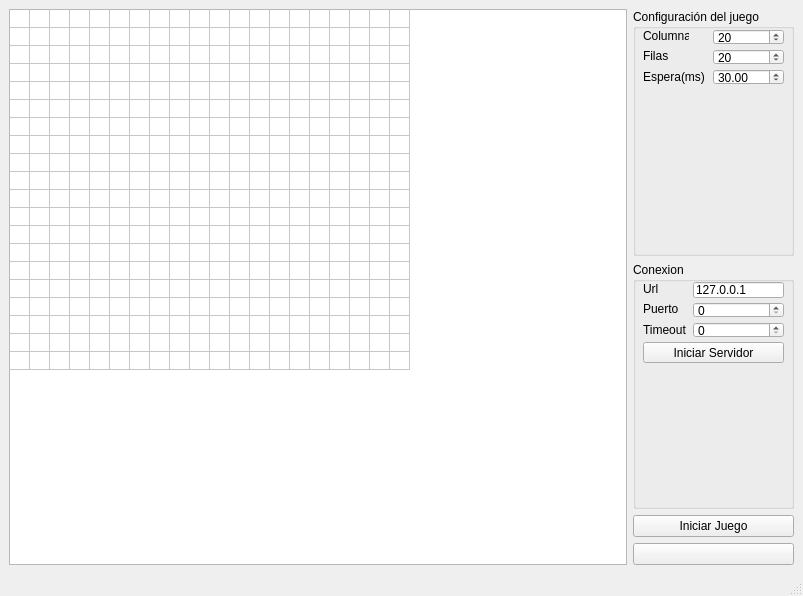
<?xml version="1.0" encoding="UTF-8"?>
<ui version="4.0">
 <class>MainWindow</class>
 <widget class="QMainWindow" name="MainWindow">
  <property name="geometry">
   <rect>
    <x>0</x>
    <y>0</y>
    <width>803</width>
    <height>596</height>
   </rect>
  </property>
  <property name="windowTitle">
   <string>servidor</string>
  </property>
  <widget class="QWidget" name="centralwidget">
   <layout class="QGridLayout" name="gridLayout">
    <item row="0" column="0" rowspan="4">
     <widget class="QTableWidget" name="tableWidget">
      <property name="enabled">
       <bool>true</bool>
      </property>
      <property name="minimumSize">
       <size>
        <width>350</width>
        <height>350</height>
       </size>
      </property>
      <property name="mouseTracking">
       <bool>false</bool>
      </property>
      <property name="autoFillBackground">
       <bool>false</bool>
      </property>
      <property name="tabKeyNavigation">
       <bool>false</bool>
      </property>
      <property name="rowCount">
       <number>20</number>
      </property>
      <property name="columnCount">
       <number>20</number>
      </property>
      <attribute name="horizontalHeaderVisible">
       <bool>false</bool>
      </attribute>
      <attribute name="horizontalHeaderDefaultSectionSize">
       <number>10</number>
      </attribute>
      <attribute name="horizontalHeaderHighlightSections">
       <bool>true</bool>
      </attribute>
      <attribute name="horizontalHeaderMinimumSectionSize">
       <number>1</number>
      </attribute>
      <attribute name="verticalHeaderVisible">
       <bool>false</bool>
      </attribute>
      <attribute name="verticalHeaderDefaultSectionSize">
       <number>10</number>
      </attribute>
      <attribute name="verticalHeaderHighlightSections">
       <bool>false</bool>
      </attribute>
      <attribute name="verticalHeaderMinimumSectionSize">
       <number>1</number>
      </attribute>
      <row/>
      <row/>
      <row/>
      <row/>
      <row/>
      <row/>
      <row/>
      <row/>
      <row/>
      <row/>
      <row/>
      <row/>
      <row/>
      <row/>
      <row/>
      <row/>
      <row/>
      <row/>
      <row/>
      <row/>
      <column/>
      <column/>
      <column/>
      <column/>
      <column/>
      <column/>
      <column/>
      <column/>
      <column/>
      <column/>
      <column/>
      <column/>
      <column/>
      <column/>
      <column/>
      <column/>
      <column/>
      <column/>
      <column/>
      <column/>
     </widget>
    </item>
    <item row="0" column="1">
     <widget class="QGroupBox" name="groupBox">
      <property name="minimumSize">
       <size>
        <width>161</width>
        <height>91</height>
       </size>
      </property>
      <property name="title">
       <string>Configuración del juego</string>
      </property>
      <widget class="QLabel" name="label">
       <property name="geometry">
        <rect>
         <x>10</x>
         <y>20</y>
         <width>46</width>
         <height>13</height>
        </rect>
       </property>
       <property name="text">
        <string>Columnas</string>
       </property>
      </widget>
      <widget class="QLabel" name="label_2">
       <property name="geometry">
        <rect>
         <x>10</x>
         <y>40</y>
         <width>46</width>
         <height>13</height>
        </rect>
       </property>
       <property name="text">
        <string>Filas</string>
       </property>
      </widget>
      <widget class="QLabel" name="label_3">
       <property name="geometry">
        <rect>
         <x>10</x>
         <y>60</y>
         <width>61</width>
         <height>16</height>
        </rect>
       </property>
       <property name="text">
        <string>Espera(ms)</string>
       </property>
      </widget>
      <widget class="QSpinBox" name="spinBox">
       <property name="geometry">
        <rect>
         <x>80</x>
         <y>20</y>
         <width>71</width>
         <height>16</height>
        </rect>
       </property>
       <property name="value">
        <number>20</number>
       </property>
      </widget>
      <widget class="QSpinBox" name="spinBox_2">
       <property name="geometry">
        <rect>
         <x>80</x>
         <y>40</y>
         <width>71</width>
         <height>16</height>
        </rect>
       </property>
       <property name="value">
        <number>20</number>
       </property>
      </widget>
      <widget class="QDoubleSpinBox" name="doubleSpinBox">
       <property name="geometry">
        <rect>
         <x>80</x>
         <y>60</y>
         <width>71</width>
         <height>16</height>
        </rect>
       </property>
       <property name="prefix">
        <string/>
       </property>
       <property name="suffix">
        <string/>
       </property>
       <property name="singleStep">
        <double>0.100000000000000</double>
       </property>
       <property name="value">
        <double>30.000000000000000</double>
       </property>
      </widget>
     </widget>
    </item>
    <item row="1" column="1">
     <widget class="QGroupBox" name="groupBox_2">
      <property name="minimumSize">
       <size>
        <width>161</width>
        <height>111</height>
       </size>
      </property>
      <property name="title">
       <string>Conexion</string>
      </property>
      <widget class="QLabel" name="label_4">
       <property name="geometry">
        <rect>
         <x>10</x>
         <y>20</y>
         <width>46</width>
         <height>13</height>
        </rect>
       </property>
       <property name="text">
        <string>Url</string>
       </property>
      </widget>
      <widget class="QLabel" name="label_5">
       <property name="geometry">
        <rect>
         <x>10</x>
         <y>40</y>
         <width>46</width>
         <height>13</height>
        </rect>
       </property>
       <property name="text">
        <string>Puerto</string>
       </property>
      </widget>
      <widget class="QLabel" name="label_6">
       <property name="geometry">
        <rect>
         <x>10</x>
         <y>60</y>
         <width>61</width>
         <height>16</height>
        </rect>
       </property>
       <property name="text">
        <string>Timeout</string>
       </property>
      </widget>
      <widget class="QLineEdit" name="lineEdit">
       <property name="geometry">
        <rect>
         <x>60</x>
         <y>20</y>
         <width>91</width>
         <height>16</height>
        </rect>
       </property>
       <property name="text">
        <string>127.0.0.1</string>
       </property>
      </widget>
      <widget class="QSpinBox" name="spinBox_4">
       <property name="geometry">
        <rect>
         <x>60</x>
         <y>40</y>
         <width>91</width>
         <height>16</height>
        </rect>
       </property>
       <property name="value">
        <number>0</number>
       </property>
      </widget>
      <widget class="QSpinBox" name="spinBox_5">
       <property name="geometry">
        <rect>
         <x>60</x>
         <y>60</y>
         <width>91</width>
         <height>16</height>
        </rect>
       </property>
      </widget>
      <widget class="QPushButton" name="pushButton">
       <property name="geometry">
        <rect>
         <x>10</x>
         <y>80</y>
         <width>141</width>
         <height>21</height>
        </rect>
       </property>
       <property name="text">
        <string>Iniciar Servidor</string>
       </property>
      </widget>
     </widget>
    </item>
    <item row="2" column="1">
     <widget class="QPushButton" name="pushButton_2">
      <property name="minimumSize">
       <size>
        <width>141</width>
        <height>21</height>
       </size>
      </property>
      <property name="text">
       <string>Iniciar Juego</string>
      </property>
     </widget>
    </item>
    <item row="3" column="1">
     <widget class="QPushButton" name="pushButton_3">
      <property name="text">
       <string/>
      </property>
     </widget>
    </item>
   </layout>
  </widget>
  <widget class="QMenuBar" name="menubar">
   <property name="geometry">
    <rect>
     <x>0</x>
     <y>0</y>
     <width>803</width>
     <height>21</height>
    </rect>
   </property>
  </widget>
  <widget class="QStatusBar" name="statusbar"/>
 </widget>
 <resources/>
 <connections/>
</ui>
